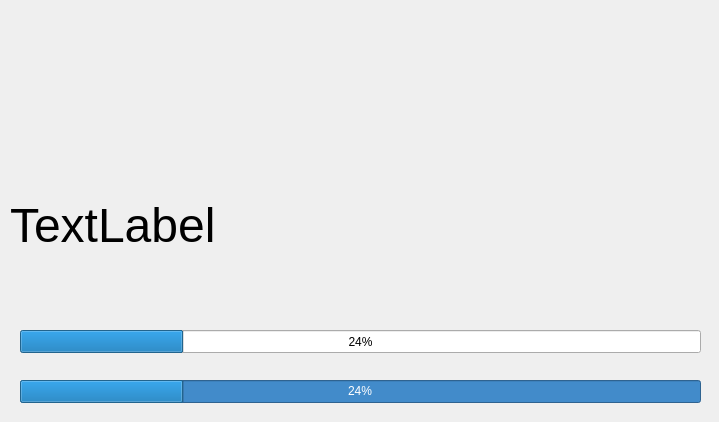
<?xml version="1.0" encoding="UTF-8"?>
<ui version="4.0">
 <class>DownloadWnd</class>
 <widget class="QWidget" name="DownloadWnd">
  <property name="geometry">
   <rect>
    <x>0</x>
    <y>0</y>
    <width>719</width>
    <height>422</height>
   </rect>
  </property>
  <property name="windowTitle">
   <string>Form</string>
  </property>
  <widget class="QProgressBar" name="pb1">
   <property name="geometry">
    <rect>
     <x>20</x>
     <y>330</y>
     <width>681</width>
     <height>23</height>
    </rect>
   </property>
   <property name="value">
    <number>24</number>
   </property>
  </widget>
  <widget class="QProgressBar" name="pb2">
   <property name="geometry">
    <rect>
     <x>20</x>
     <y>380</y>
     <width>681</width>
     <height>23</height>
    </rect>
   </property>
   <property name="styleSheet">
    <string notr="true">QProgressBar {
float: left;
  width: 0;
  height: 100%;
  font-size: 12px;
  line-height: 20px;
  color: #fff;
  text-align: center;
  background-color: #428bca;
  -webkit-box-shadow: inset 0 -1px 0 rgba(0, 0, 0, .15);
          box-shadow: inset 0 -1px 0 rgba(0, 0, 0, .15);
  -webkit-transition: width .6s ease;
       -o-transition: width .6s ease;
          transition: width .6s ease;

 background-image: -webkit-linear-gradient(45deg, rgba(255, 255, 255, .15) 25%, transparent 25%, transparent 50%, rgba(255, 255, 255, .15) 50%, rgba(255, 255, 255, .15) 75%, transparent 75%, transparent);
  background-image:      -o-linear-gradient(45deg, rgba(255, 255, 255, .15) 25%, transparent 25%, transparent 50%, rgba(255, 255, 255, .15) 50%, rgba(255, 255, 255, .15) 75%, transparent 75%, transparent);
  background-image:         linear-gradient(45deg, rgba(255, 255, 255, .15) 25%, transparent 25%, transparent 50%, rgba(255, 255, 255, .15) 50%, rgba(255, 255, 255, .15) 75%, transparent 75%, transparent);
}</string>
   </property>
   <property name="value">
    <number>24</number>
   </property>
  </widget>
  <widget class="QLabel" name="lbFile">
   <property name="geometry">
    <rect>
     <x>10</x>
     <y>200</y>
     <width>701</width>
     <height>51</height>
    </rect>
   </property>
   <property name="font">
    <font>
     <pointsize>36</pointsize>
    </font>
   </property>
   <property name="text">
    <string>TextLabel</string>
   </property>
  </widget>
 </widget>
 <resources/>
 <connections/>
</ui>
